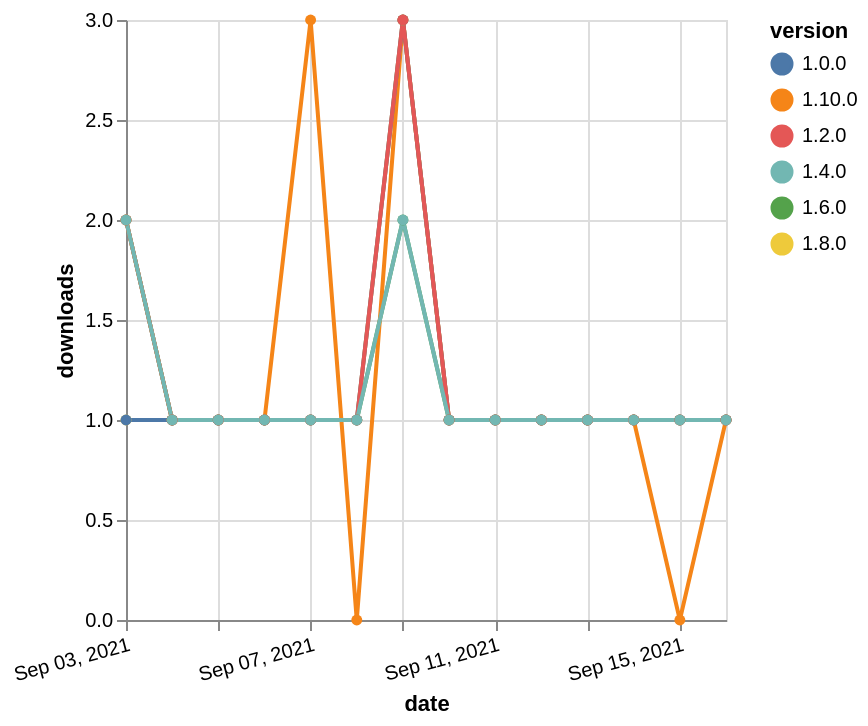

Write the Vega-Lite specification saved for this chart.
### Vega-Lite specification from a JSON file in a GitHub repository (floating-point values rounded to 4 significant figures)
{"$schema": "https://vega.github.io/schema/vega-lite/v5.json", "description": "A simple bar chart with embedded data.", "data": {"values": [{"date": "2021-09-03", "total": 169, "delta": 2, "version": "1.6.0"}, {"date": "2021-09-04", "total": 170, "delta": 1, "version": "1.6.0"}, {"date": "2021-09-05", "total": 171, "delta": 1, "version": "1.6.0"}, {"date": "2021-09-06", "total": 172, "delta": 1, "version": "1.6.0"}, {"date": "2021-09-07", "total": 173, "delta": 1, "version": "1.6.0"}, {"date": "2021-09-08", "total": 174, "delta": 1, "version": "1.6.0"}, {"date": "2021-09-09", "total": 176, "delta": 2, "version": "1.6.0"}, {"date": "2021-09-10", "total": 177, "delta": 1, "version": "1.6.0"}, {"date": "2021-09-11", "total": 178, "delta": 1, "version": "1.6.0"}, {"date": "2021-09-12", "total": 179, "delta": 1, "version": "1.6.0"}, {"date": "2021-09-13", "total": 180, "delta": 1, "version": "1.6.0"}, {"date": "2021-09-14", "total": 181, "delta": 1, "version": "1.6.0"}, {"date": "2021-09-15", "total": 182, "delta": 1, "version": "1.6.0"}, {"date": "2021-09-16", "total": 183, "delta": 1, "version": "1.6.0"}, {"date": "2021-09-03", "total": 196, "delta": 1, "version": "1.8.0"}, {"date": "2021-09-04", "total": 197, "delta": 1, "version": "1.8.0"}, {"date": "2021-09-05", "total": 198, "delta": 1, "version": "1.8.0"}, {"date": "2021-09-06", "total": 199, "delta": 1, "version": "1.8.0"}, {"date": "2021-09-07", "total": 200, "delta": 1, "version": "1.8.0"}, {"date": "2021-09-08", "total": 201, "delta": 1, "version": "1.8.0"}, {"date": "2021-09-09", "total": 204, "delta": 3, "version": "1.8.0"}, {"date": "2021-09-10", "total": 205, "delta": 1, "version": "1.8.0"}, {"date": "2021-09-11", "total": 206, "delta": 1, "version": "1.8.0"}, {"date": "2021-09-12", "total": 207, "delta": 1, "version": "1.8.0"}, {"date": "2021-09-13", "total": 208, "delta": 1, "version": "1.8.0"}, {"date": "2021-09-14", "total": 209, "delta": 1, "version": "1.8.0"}, {"date": "2021-09-15", "total": 210, "delta": 1, "version": "1.8.0"}, {"date": "2021-09-16", "total": 211, "delta": 1, "version": "1.8.0"}, {"date": "2021-09-03", "total": 127, "delta": 2, "version": "1.10.0"}, {"date": "2021-09-04", "total": 128, "delta": 1, "version": "1.10.0"}, {"date": "2021-09-05", "total": 129, "delta": 1, "version": "1.10.0"}, {"date": "2021-09-06", "total": 130, "delta": 1, "version": "1.10.0"}, {"date": "2021-09-07", "total": 133, "delta": 3, "version": "1.10.0"}, {"date": "2021-09-08", "total": 133, "delta": 0, "version": "1.10.0"}, {"date": "2021-09-09", "total": 136, "delta": 3, "version": "1.10.0"}, {"date": "2021-09-10", "total": 137, "delta": 1, "version": "1.10.0"}, {"date": "2021-09-11", "total": 138, "delta": 1, "version": "1.10.0"}, {"date": "2021-09-12", "total": 139, "delta": 1, "version": "1.10.0"}, {"date": "2021-09-13", "total": 140, "delta": 1, "version": "1.10.0"}, {"date": "2021-09-14", "total": 141, "delta": 1, "version": "1.10.0"}, {"date": "2021-09-15", "total": 141, "delta": 0, "version": "1.10.0"}, {"date": "2021-09-16", "total": 142, "delta": 1, "version": "1.10.0"}, {"date": "2021-09-03", "total": 403, "delta": 1, "version": "1.0.0"}, {"date": "2021-09-04", "total": 404, "delta": 1, "version": "1.0.0"}, {"date": "2021-09-05", "total": 405, "delta": 1, "version": "1.0.0"}, {"date": "2021-09-06", "total": 406, "delta": 1, "version": "1.0.0"}, {"date": "2021-09-07", "total": 407, "delta": 1, "version": "1.0.0"}, {"date": "2021-09-08", "total": 408, "delta": 1, "version": "1.0.0"}, {"date": "2021-09-09", "total": 411, "delta": 3, "version": "1.0.0"}, {"date": "2021-09-10", "total": 412, "delta": 1, "version": "1.0.0"}, {"date": "2021-09-11", "total": 413, "delta": 1, "version": "1.0.0"}, {"date": "2021-09-12", "total": 414, "delta": 1, "version": "1.0.0"}, {"date": "2021-09-13", "total": 415, "delta": 1, "version": "1.0.0"}, {"date": "2021-09-14", "total": 416, "delta": 1, "version": "1.0.0"}, {"date": "2021-09-15", "total": 417, "delta": 1, "version": "1.0.0"}, {"date": "2021-09-16", "total": 418, "delta": 1, "version": "1.0.0"}, {"date": "2021-09-03", "total": 356, "delta": 2, "version": "1.2.0"}, {"date": "2021-09-04", "total": 357, "delta": 1, "version": "1.2.0"}, {"date": "2021-09-05", "total": 358, "delta": 1, "version": "1.2.0"}, {"date": "2021-09-06", "total": 359, "delta": 1, "version": "1.2.0"}, {"date": "2021-09-07", "total": 360, "delta": 1, "version": "1.2.0"}, {"date": "2021-09-08", "total": 361, "delta": 1, "version": "1.2.0"}, {"date": "2021-09-09", "total": 364, "delta": 3, "version": "1.2.0"}, {"date": "2021-09-10", "total": 365, "delta": 1, "version": "1.2.0"}, {"date": "2021-09-11", "total": 366, "delta": 1, "version": "1.2.0"}, {"date": "2021-09-12", "total": 367, "delta": 1, "version": "1.2.0"}, {"date": "2021-09-13", "total": 368, "delta": 1, "version": "1.2.0"}, {"date": "2021-09-14", "total": 369, "delta": 1, "version": "1.2.0"}, {"date": "2021-09-15", "total": 370, "delta": 1, "version": "1.2.0"}, {"date": "2021-09-16", "total": 371, "delta": 1, "version": "1.2.0"}, {"date": "2021-09-03", "total": 190, "delta": 2, "version": "1.4.0"}, {"date": "2021-09-04", "total": 191, "delta": 1, "version": "1.4.0"}, {"date": "2021-09-05", "total": 192, "delta": 1, "version": "1.4.0"}, {"date": "2021-09-06", "total": 193, "delta": 1, "version": "1.4.0"}, {"date": "2021-09-07", "total": 194, "delta": 1, "version": "1.4.0"}, {"date": "2021-09-08", "total": 195, "delta": 1, "version": "1.4.0"}, {"date": "2021-09-09", "total": 197, "delta": 2, "version": "1.4.0"}, {"date": "2021-09-10", "total": 198, "delta": 1, "version": "1.4.0"}, {"date": "2021-09-11", "total": 199, "delta": 1, "version": "1.4.0"}, {"date": "2021-09-12", "total": 200, "delta": 1, "version": "1.4.0"}, {"date": "2021-09-13", "total": 201, "delta": 1, "version": "1.4.0"}, {"date": "2021-09-14", "total": 202, "delta": 1, "version": "1.4.0"}, {"date": "2021-09-15", "total": 203, "delta": 1, "version": "1.4.0"}, {"date": "2021-09-16", "total": 204, "delta": 1, "version": "1.4.0"}]}, "width": "container", "mark": {"type": "line", "point": {"filled": true}}, "encoding": {"x": {"field": "date", "type": "temporal", "timeUnit": "yearmonthdate", "title": "date", "axis": {"labelAngle": -15}}, "y": {"field": "delta", "type": "quantitative", "title": "downloads"}, "color": {"field": "version", "type": "nominal"}, "tooltip": {"field": "delta"}}}
